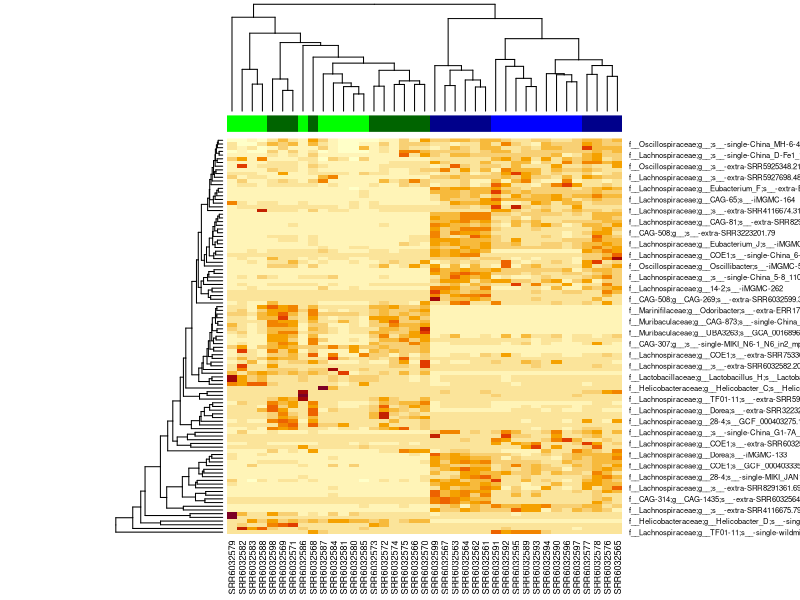

Recreate this plot in R.
#!/usr/bin/env Rscript

# load data
my_abundances <- read.csv("abundances-PRJNA390686-withTaxonomy.txt" , header = TRUE , sep = "\t")
my_SampleMetaData <- read.csv("MetaDATA-PRJNA390686.txt" , header = TRUE , sep = "\t")

# transform to matrix
matrix_abundances <- as.matrix(my_abundances[,-1])
rownames(matrix_abundances)=my_abundances[,1]

# filter MAGs with zeros counts
matrix_abundances_no_zeros <- matrix_abundances[!rownames(matrix_abundances) %in% c("unmapped"), ]
matrix_abundances_no_zeros <- matrix_abundances_no_zeros[-(which(apply(matrix_abundances_no_zeros,1,function(x){all(x==0)})==T)),]

# filter low abundant MAGs (< 0.1%)
matrix_abundances_mean <- matrix_abundances_no_zeros[-(which(apply(matrix_abundances_no_zeros,1,function(x){mean(x)}<0.1))),]

# plot heatmap into pdf-file
pdf("headmap_abundances_mean.pdf",width = 12,height = 6,onefile=FALSE)
heatmap(matrix_abundances_mean , ColSideColors=as.vector(my_SampleMetaData$Color))
dev.off()
